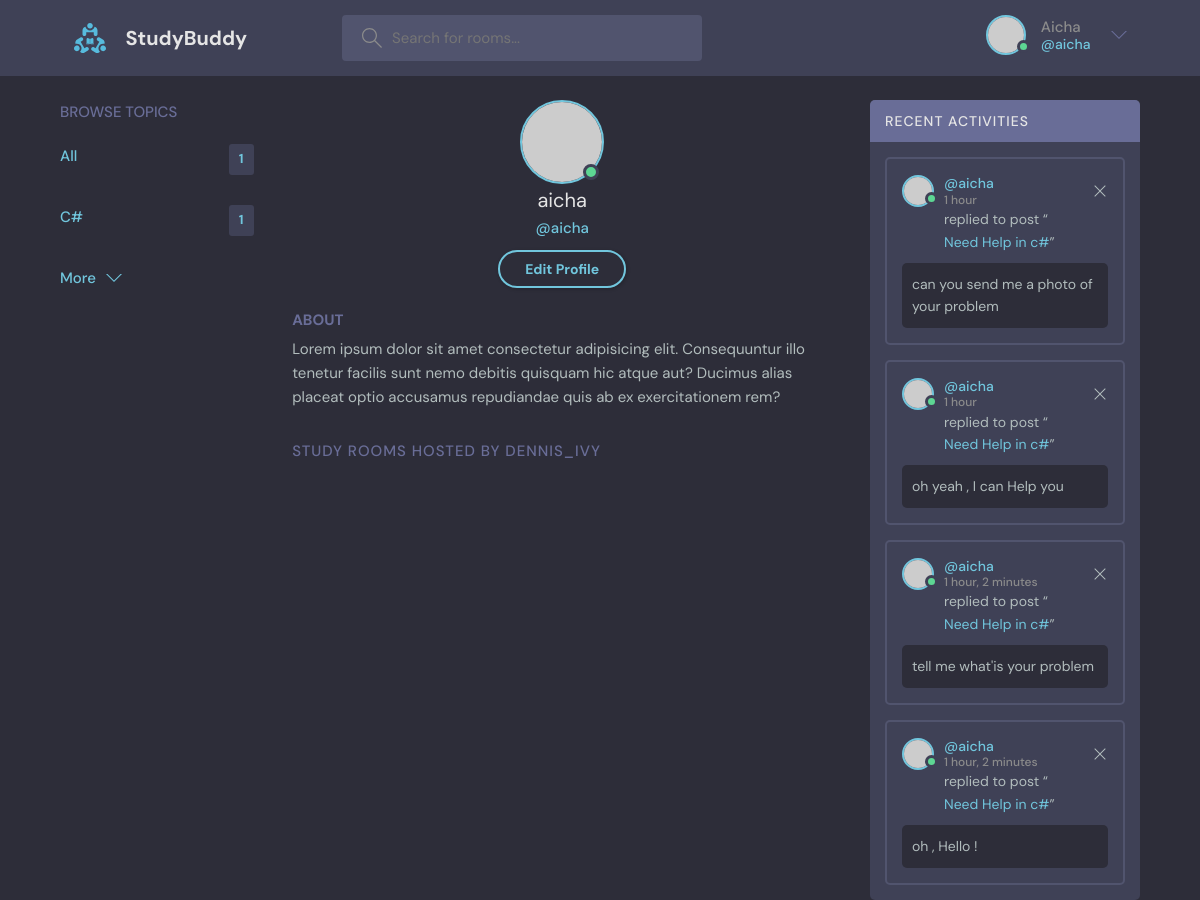
The app's page /profile/2 (signed in) with its own data.
### base/models.py (models this page shows, shortened)
class Topic(models.Model):
    name = models.CharField(max_length=200)

class Message(models.Model):
    user = models.ForeignKey(User, on_delete=models.CASCADE)
    room = models.ForeignKey(Room, on_delete=models.CASCADE)
    body = models.TextField()
    updated = models.DateTimeField(auto_now=True)
    created = models.DateTimeField(auto_now_add=True)
    class Meta:
        ordering = ['-updated', '-created']
    def __str__(self) -> str:
        return self.body[0:50]

class Room(models.Model):
    host = models.ForeignKey(User, on_delete=models.SET_NULL, null=True)
    topic = models.ForeignKey(Topic, on_delete=models.SET_NULL, null=True)
    name = models.CharField(max_length=200)
    description = models.TextField(null=True, max_length=500, blank=True)
    participants = models.ManyToManyField(
        User, related_name="participants", blank=True)
    updated = models.DateTimeField(auto_now=True)
    created = models.DateTimeField(auto_now_add=True)
    class Meta:
        ordering = ['-updated', '-created']
    def __str__(self) -> str:
        return self.name

### base/views.py (the view)
# urls.py: path("profile/<str:id>", views.profilePage, name="user-profile"),
def profilePage(request: HttpRequest, id: str):
    user = User.objects.get(id=id)
    userRooms = user.room_set.all()
    room_messages = user.message_set.all()
    topics = Topic.objects.all()
    context = {
        "user": user,
        "rooms": userRooms,
        "room_messages": room_messages,
        "topics": topics,
    }
    return render(request, "base/profile.html", context)

### base/templates/base/profile.html (shortened to what this page needs)
{% extends 'base.html' %}
{% block content %}
<main class="profile-page layout layout--3">
  <div class="container">
    {% include "base/component/topic_component.html" %}
    <div class="roomList">
      <div class="profile">
        <div class="profile__avatar">
          <div class="avatar avatar--large active">
            <img src="https://randomuser.me/api/portraits/men/11.jpg" />
          </div>
        </div>
        <div class="profile__info">
          <h3>{{user.username}}</h3>
          <p>@{{user.username}}</p>
          {% if user == request.user %}
          <a href="{% url 'update-user' %}" class="btn btn--main btn--pill">Edit Profile</a>
          {% endif %}
        </div>
        <div class="profile__about">
          <h3>About</h3>
          <p>
            Lorem ipsum dolor sit amet consectetur adipisicing elit. Consequuntur illo tenetur
            facilis sunt nemo debitis quisquam hic atque aut? Ducimus alias placeat optio
            accusamus repudiandae quis ab ex exercitationem rem?
          </p>
        </div>
      </div>
      <div class="roomList__header">
        <div>
          <h2>Study Rooms Hosted by dennis_ivy</a>
          </h2>
        </div>
      </div>
    </div>
    {% include "base/component/activity_component.html" %}
  </div>
</main>
{% endblock content %}

### templates/navbar.html (shortened to what this page needs)
{% load static  %}
<header class="header header--loggedIn">
    <div class="container">
        <a href="{% url 'home' %}" class="header__logo">
            <img src="{% static 'assets/logo.svg' %}" />
            <h1>StudyBuddy</h1>
        </a>
        <form class="header__search" action='{% url "home" %}' method="GET">
            <label>
                <input type="text" placeholder="Search for rooms..." name="q"/>
            </label>
        </form>
        <nav class="header__menu">
            {% if request.user.is_authenticated %}
                <div class="header__user">
                    <a href="{% url 'user-profile' request.user.id %}">
                        <div class="avatar avatar--medium active">
                            <img src="https://randomuser.me/api/portraits/men/37.jpg" />
                        </div>
                        <p>{{request.user.username|capfirst}}<span>@{{request.user.username}}</span></p>
                    </a>
                    <button class="dropdown-button">
                        <svg version="1.1" xmlns="http://www.w3.org/2000/svg" width="32" height="32" viewBox="0 0 32 32">
                            <title>chevron-down</title>
                            <path d="M16 21l-13-13h-3l16 16 16-16h-3l-13 13z"></path>
                        </svg>
                    </button>
                </div>
            {% else %}
                <a href="{% url 'login' %}">
                    <img src="{% static 'assets/avatar.svg' %}" />
                    <p>Login</p>
                </a>
            {% endif %}
        </nav>
    </div>
</header>

### base/templates/base/component/topic_component.html (shortened to what this page needs)
<div class="topics">
    <div class="topics__header">
      <h2>Browse Topics</h2>
    </div>
    <ul class="topics__list">
        <li>
            <a href="{% url 'home' %}?" class="active">All <span>{{topics.count}}</span></a>
        </li>
        {% for topic in topics  %}
        <li>
            <a href="{% url 'home' %}?q={{topic.name}}" class="active">{{topic.name}}<span>{{topic.room_set.all.count}}</span></a>
        </li>
        {% endfor %}
    </ul>
    <a class="btn btn--link" href="{% url 'topics' %}">
      More
      <svg version="1.1" xmlns="http://www.w3.org/2000/svg" width="32" height="32" viewBox="0 0 32 32">
        <title>chevron-down</title>
        <path d="M16 21l-13-13h-3l16 16 16-16h-3l-13 13z"></path>
      </svg>
    </a>
  </div>

### base/templates/base/component/activity_component.html (shortened to what this page needs)
<div class="activities">
    <div class="activities__header">
      <h2>Recent Activities</h2>
    </div>
    {% for message in room_messages  %}
    <div class="activities__box">
      <div class="activities__boxHeader roomListRoom__header">
        <a href="{% url 'user-profile' message.user.id %}" class="roomListRoom__author">
          <div class="avatar avatar--small active">
            <img src="https://randomuser.me/api/portraits/men/13.jpg" />
          </div>
          <p>
            @{{message.user}}
            <span>{{message.created|timesince}}</span>
          </p>
        </a>
        <div class="roomListRoom__actions">
          {% if request.user == message.user %}
          <a href="{% url "delete-message" message.id %}">
            <svg version="1.1" xmlns="http://www.w3.org/2000/svg" width="32" height="32" viewBox="0 0 32 32">
              <title>remove</title>
              <path
                d="M27.314 6.019l-1.333-1.333-9.98 9.981-9.981-9.981-1.333 1.333 9.981 9.981-9.981 9.98 1.333 1.333 9.981-9.98 9.98 9.98 1.333-1.333-9.98-9.98 9.98-9.981z">
              </path>
            </svg>
          </a>
          {% endif %}
        </div>
      </div>
      <div class="activities__boxContent">
        <p>replied to post “<a href="{% url 'room' message.room.id %}">{{message.room}}</a>”</p>
        <div class="activities__boxRoomContent">
          {{message}}
        </div>
      </div>
    </div>
    {% endfor %}
</div>

### records on screen
Topic: name "C#", room_set.all.count "1"
Message: user "aicha", created "1 hour", room "Need Help in c#", body "can you send me a photo of your problem"
Message: user "aicha", created "1 hour", room "Need Help in c#", body "oh yeah , I can Help you"
Message: user "aicha", created "1 hour, 2 minutes", room "Need Help in c#", body "tell me what'is your problem"
Message: user "aicha", created "1 hour, 2 minutes", room "Need Help in c#", body "oh , Hello !"

### other values on screen
{{ request.user.username|capfirst }} "Aicha"
{{ request.user.username }} "aicha"
{{ topics.count }} "1"
{{ user.username }} "aicha"
